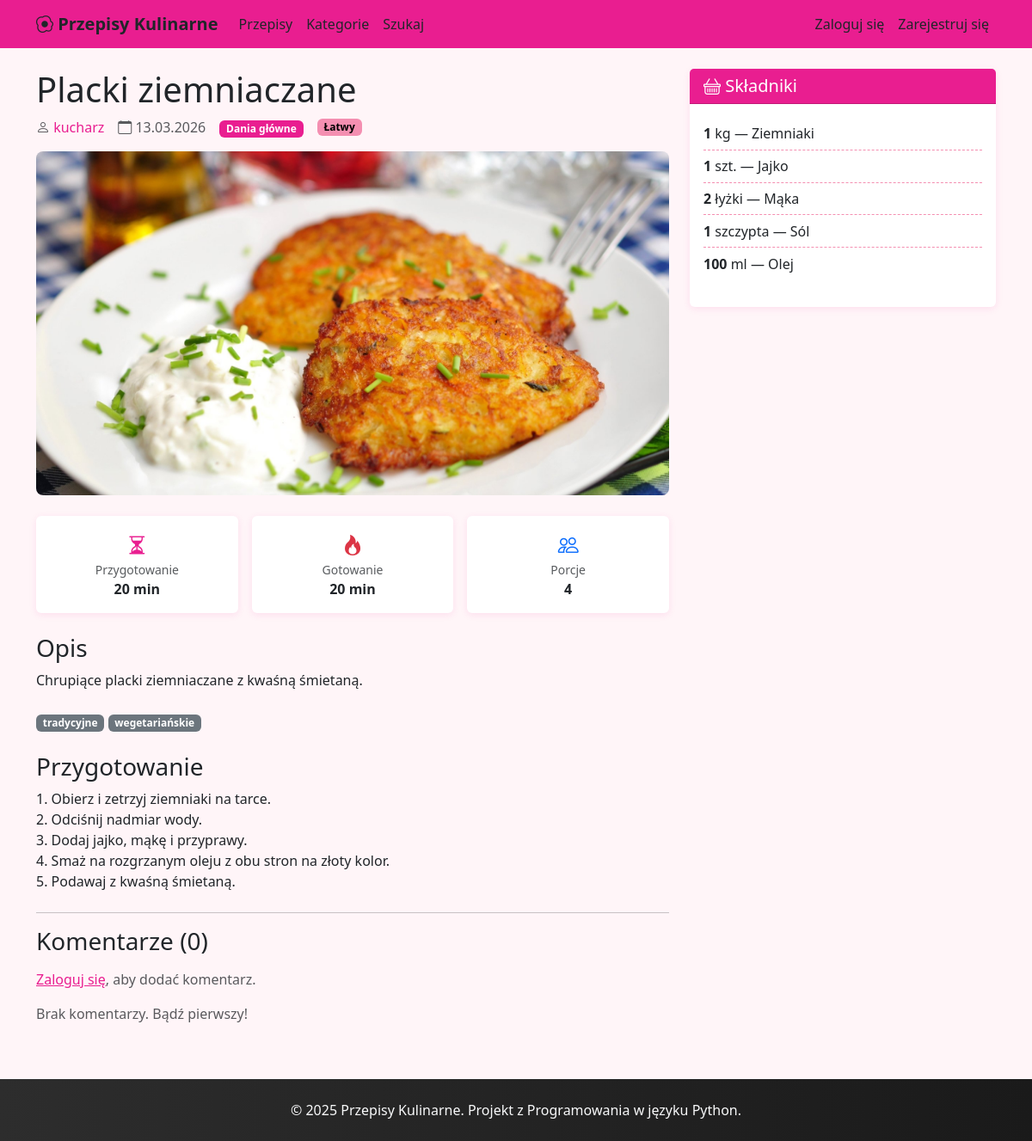
Screenshot of /przepis/placki-ziemniaczane/ with the database file from the repository.
### recipes/models.py (models this page shows, shortened)
class Recipe(models.Model):
    DIFFICULTY_CHOICES = [
        ('easy', 'Łatwy'),
        ('medium', 'Średni'),
        ('hard', 'Trudny'),
    ]
    title = models.CharField(max_length=200, verbose_name='Tytuł')
    slug = models.SlugField(max_length=200, unique=True)
    author = models.ForeignKey(User, on_delete=models.CASCADE, related_name='recipes', verbose_name='Autor')
    category = models.ForeignKey(Category, on_delete=models.SET_NULL, null=True, related_name='recipes', verbose_name='Kategoria')
    tags = models.ManyToManyField(Tag, blank=True, related_name='recipes', verbose_name='Tagi')
    description = models.TextField(verbose_name='Opis')
    instructions = models.TextField(verbose_name='Instrukcje przygotowania')
    prep_time = models.PositiveIntegerField(verbose_name='Czas przygotowania (min)')
    cook_time = models.PositiveIntegerField(verbose_name='Czas gotowania (min)')
    servings = models.PositiveIntegerField(default=4, verbose_name='Liczba porcji')
    difficulty = models.CharField(max_length=10, choices=DIFFICULTY_CHOICES, default='medium', verbose_name='Poziom trudności')
    image = models.ImageField(upload_to='recipes/', blank=True, null=True, verbose_name='Zdjęcie')
    created_at = models.DateTimeField(auto_now_add=True)
    updated_at = models.DateTimeField(auto_now=True)
    is_published = models.BooleanField(default=True, verbose_name='Opublikowany')
    class Meta:
        verbose_name = 'Przepis'
        verbose_name_plural = 'Przepisy'
        ordering = ['-created_at']

class Category(models.Model):
    name = models.CharField(max_length=100, unique=True, verbose_name='Nazwa')
    slug = models.SlugField(max_length=100, unique=True)
    description = models.TextField(blank=True, verbose_name='Opis')
    image = models.ImageField(upload_to='categories/', blank=True, null=True, verbose_name='Zdjęcie')
    class Meta:
        verbose_name = 'Kategoria'
        verbose_name_plural = 'Kategorie'
        ordering = ['name']

class Tag(models.Model):
    name = models.CharField(max_length=50, unique=True, verbose_name='Nazwa')
    slug = models.SlugField(max_length=50, unique=True)
    class Meta:
        verbose_name = 'Tag'
        verbose_name_plural = 'Tagi'
        ordering = ['name']

class Ingredient(models.Model):
    recipe = models.ForeignKey(Recipe, on_delete=models.CASCADE, related_name='ingredients', verbose_name='Przepis')
    name = models.CharField(max_length=200, verbose_name='Nazwa')
    quantity = models.CharField(max_length=50, verbose_name='Ilość')
    unit = models.CharField(max_length=50, blank=True, verbose_name='Jednostka')
    class Meta:
        verbose_name = 'Składnik'
        verbose_name_plural = 'Składniki'

### recipes/views.py (the view)
# urls.py: path('przepis/<slug:slug>/', views.recipe_detail, name='recipe_detail'),
def recipe_detail(request, slug):
    recipe = get_object_or_404(Recipe, slug=slug, is_published=True)
    comments = recipe.comments.select_related('author')
    ingredients = recipe.ingredients.all()
    is_favorite = False
    if request.user.is_authenticated:
        is_favorite = Favorite.objects.filter(
            user=request.user,
            recipe=recipe
        ).exists()
    if request.method == 'POST' and request.user.is_authenticated:
        comment_form = CommentForm(request.POST)
        if comment_form.is_valid():
            if Comment.objects.filter(recipe=recipe, author=request.user).exists():
                messages.warning(request, 'Już dodałeś komentarz do tego przepisu.')
            else:
                comment = comment_form.save(commit=False)
                comment.recipe = recipe
                comment.author = request.user
                comment.save()
                messages.success(request, 'Komentarz został dodany.')
                return redirect('recipes:recipe_detail', slug=slug)
    else:
        comment_form = CommentForm()
    return render(request, 'recipes/recipe_detail.html', {
        'recipe': recipe,
        'comments': comments,
        'ingredients': ingredients,
        'comment_form': comment_form,
        'is_favorite': is_favorite,
    })

### templates/recipes/recipe_detail.html (shortened to what this page needs)
{% extends 'base.html' %}
{% block content %}
<div class="row">
    <div class="col-lg-8">
        <h1>{{ recipe.title }}</h1>
        <div class="d-flex align-items-center gap-3 mb-3 text-muted">
            <span>
                <i class="bi bi-person"></i>
                <a href="{% url 'recipes:profile' recipe.author.username %}" class="text-decoration-none">
                    {{ recipe.author.username }}
                </a>
            </span>
            <span>
                <i class="bi bi-calendar"></i>
                {{ recipe.created_at|date:"d.m.Y" }}
            </span>
            {% if recipe.category %}
            <span>
                <a href="{% url 'recipes:category_detail' recipe.category.slug %}"
                   class="badge bg-success text-decoration-none">
                    {{ recipe.category.name }}
                </a>
            </span>
            {% endif %}
            <span class="badge badge-difficulty-{{ recipe.difficulty }}">
                {{ recipe.get_difficulty_display }}
            </span>
        </div>
        {% if recipe.image %}
        <img src="{{ recipe.image.url }}" class="recipe-hero-img mb-4" alt="{{ recipe.title }}">
        {% endif %}
        <div class="row g-3 mb-4">
            <div class="col-4">
                <div class="card text-center p-3">
                    <i class="bi bi-hourglass-split fs-4 text-success"></i>
                    <small class="text-muted">Przygotowanie</small>
                    <strong>{{ recipe.prep_time }} min</strong>
                </div>
            </div>
            <div class="col-4">
                <div class="card text-center p-3">
                    <i class="bi bi-fire fs-4 text-danger"></i>
                    <small class="text-muted">Gotowanie</small>
                    <strong>{{ recipe.cook_time }} min</strong>
                </div>
            </div>
            <div class="col-4">
                <div class="card text-center p-3">
                    <i class="bi bi-people fs-4 text-primary"></i>
                    <small class="text-muted">Porcje</small>
                    <strong>{{ recipe.servings }}</strong>
                </div>
            </div>
        </div>
        <div class="mb-4">
            <h3>Opis</h3>
            <p>{{ recipe.description }}</p>
        </div>
        {% if recipe.tags.all %}
        <div class="mb-4">
            {% for tag in recipe.tags.all %}
            <span class="badge bg-secondary">{{ tag.name }}</span>
            {% endfor %}
        </div>
        {% endif %}
        <div class="mb-4">
            <h3>Przygotowanie</h3>
            {{ recipe.instructions|linebreaksbr }}
        </div>
        <hr>
        <h3 class="mb-3">Komentarze ({{ comments|length }})</h3>
        {% if user.is_authenticated %}
        <div class="card mb-4">
            <div class="card-body">
                <h5>Dodaj komentarz</h5>
                <form method="post">
                    {% csrf_token %}
                    <div class="mb-3">
                        <label class="form-label">Ocena</label>
                        <div>
                            {% for radio in comment_form.rating %}
                            <div class="form-check form-check-inline">
                                {{ radio }}
                            </div>
                            {% endfor %}
                        </div>
                    </div>
                    <div class="mb-3">
                        <label for="id_content" class="form-label">Treść</label>
                        {{ comment_form.content }}
                    </div>
                    <button type="submit" class="btn btn-success">
                        Dodaj komentarz
                    </button>
                </form>
            </div>
        </div>
        {% else %}
        <p class="text-muted">
            <a href="{% url 'recipes:login' %}">Zaloguj się</a>,
            aby dodać komentarz.
        </p>
        {% endif %}
        {% for comment in comments %}
        <div class="card mb-3">
            <div class="card-body">
                <div class="d-flex justify-content-between">
                    <strong>
                        <a href="{% url 'recipes:profile' comment.author.username %}"
                           class="text-decoration-none">
                            {{ comment.author.username }}
                        </a>
                    </strong>
                    <div class="rating-stars">
                        {% for i in "12345" %}
                            {% if forloop.counter <= comment.rating %}
                                <i class="bi bi-star-fill"></i>
                            {% else %}
                                <i class="bi bi-star"></i>
                            {% endif %}
                        {% endfor %}
                    </div>
                </div>
                <small class="text-muted">
                    {{ comment.created_at|date:"d.m.Y H:i" }}
                </small>
                <p class="mt-2 mb-0">
                    {{ comment.content }}
                </p>
            </div>
        </div>
        {% empty %}
        <p class="text-muted">
            Brak komentarzy. Bądź pierwszy!
        </p>
        {% endfor %}
    </div>
    <div class="col-lg-4">
        <div class="card sticky-top" style="top: 1rem;">
            <div class="card-header bg-success text-white">
                <h5 class="mb-0">
                    <i class="bi bi-basket"></i> Składniki
                </h5>
            </div>
            <div class="card-body">
                <ul class="ingredient-list">
                    {% for ingredient in ingredients %}
                    <li>
                        <strong>{{ ingredient.quantity }}</strong>
                        {% if ingredient.unit %}
                        {{ ingredient.unit }}
                        {% endif %}
                        — {{ ingredient.name }}
                    </li>
                    {% empty %}
                    <li class="text-muted">
                        Brak składników
                    </li>
                    {% endfor %}
                </ul>
            </div>
        </div>
    </div>
</div>
{% endblock %}

### static/css/style.css (style rules this page uses)
:root { --pink: #e91e90; --pink-dark: #c2185b; --pink-light: #f48fb1; --pink-bg: #fce4ec; }
body { min-height: 100vh; display: flex; flex-direction: column; background-color: #fff5f8; }
.card { transition: transform 0.2s; border: none; box-shadow: 0 2px 8px rgba(233,30,144,0.1); }
.recipe-hero-img { max-height: 400px; object-fit: cover; width: 100%; border-radius: 0.5rem; }
.badge-difficulty-easy { background-color: var(--pink-light); color: #000; }
.ingredient-list { list-style: none; padding-left: 0; }
.ingredient-list li { padding: 0.4rem 0; border-bottom: 1px dashed var(--pink-light); }
.ingredient-list li:last-child { border-bottom: none; }
.bg-success { background-color: var(--pink) !important; }
.text-success { color: var(--pink) !important; }
.badge.bg-success { background-color: var(--pink) !important; }
a { color: var(--pink); }
.card-header.bg-success { background-color: var(--pink) !important; }

### rows the page displays
Recipe: title "Placki ziemniaczane", author.username "kucharz", created_at "13.03.2026", category.name "Dania główne", difficulty "Łatwy", image (picture), prep_time "20", cook_time "20", servings "4", description "Chrupiące placki ziemniaczane z kwaśną śmietaną.", instructions "1. Obierz i zetrzyj ziemniaki na tarce. 2. Odciśnij nadmiar wody. 3. Dodaj jajko, mąkę i przyprawy. 4. Smaż na rozgrzanym oleju z obu stron na złoty kolor. 5. Podawaj z kwaśną śmietaną."
Tag: name "tradycyjne"
Tag: name "wegetariańskie"
Ingredient: quantity "1", unit "kg", name "Ziemniaki"
Ingredient: quantity "1", unit "szt.", name "Jajko"
Ingredient: quantity "2", unit "łyżki", name "Mąka"
Ingredient: quantity "1", unit "szczypta", name "Sól"
Ingredient: quantity "100", unit "ml", name "Olej"

### other values shown
{{ comments|length }} "0"
